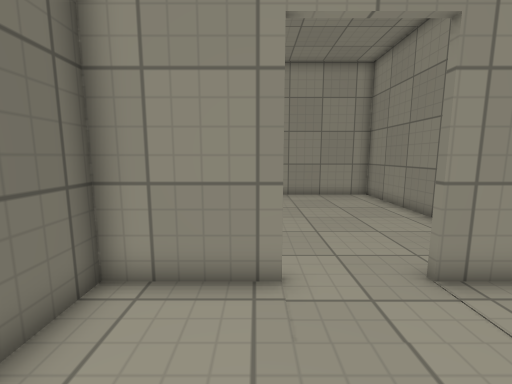
view 1 (above)

12 first-person views from a walk through a level from a Godot 3-D game. The camera is 1.2 m above the floor, tilts 8° down and sees 90° across. The floor is counted in squares, 0.5 m on a side. Each view is taken from the middle of a square. On the plan, view 1 faces up. The plan holds only what a view shows up to about 17 squares ahead; the rest is blank. The place goes on beyond the plan. Characters and animated objects are not drawn. Door leaves are left out where a doorway can be walked through. Surface patterns are stand-ins for the level's own textures.

view 2
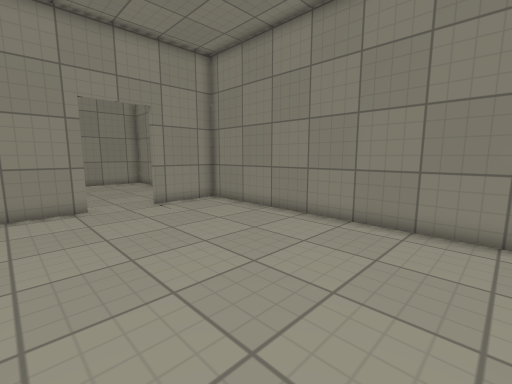

view 3
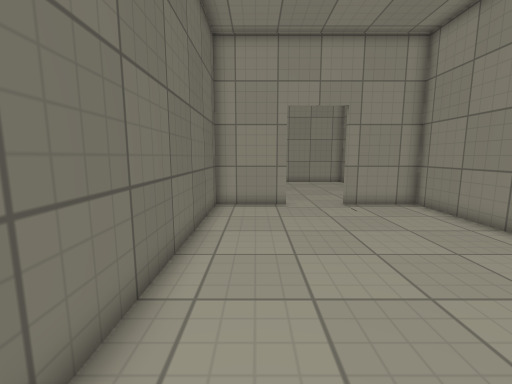

view 4
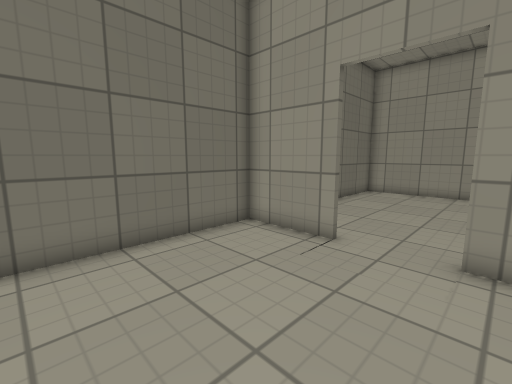

view 5
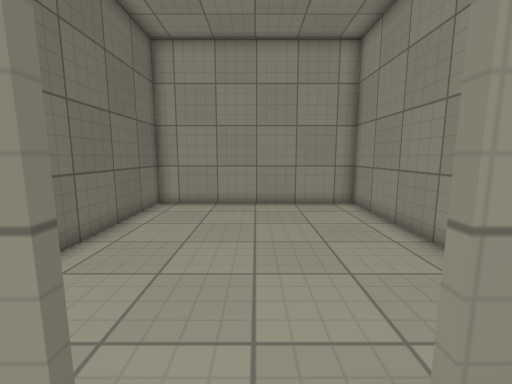

view 6
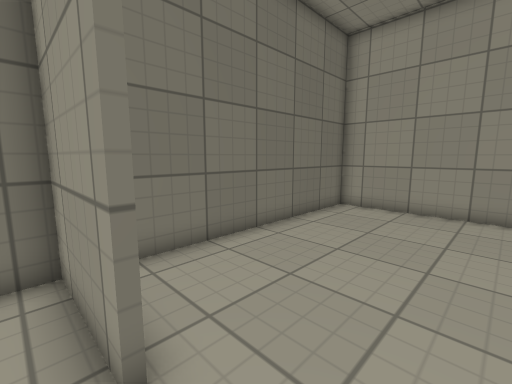

view 7
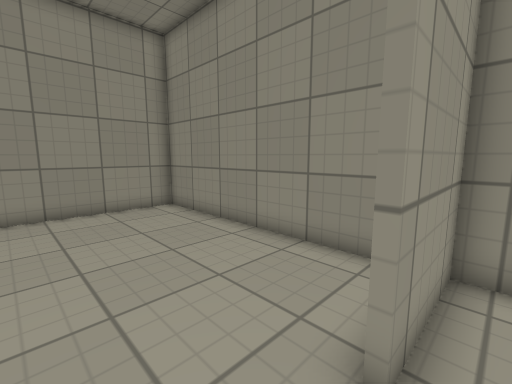

view 8
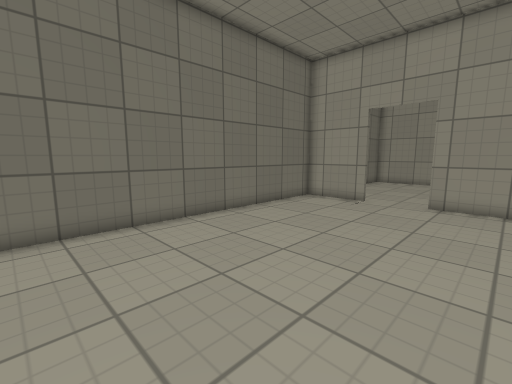

view 9
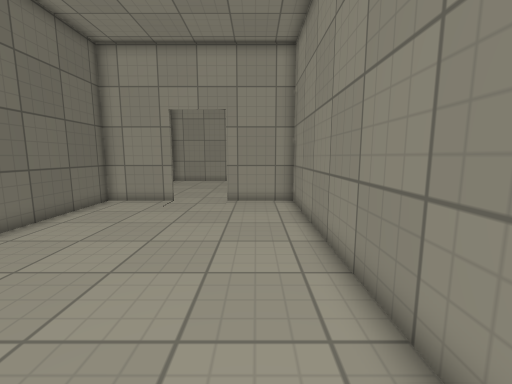

view 10
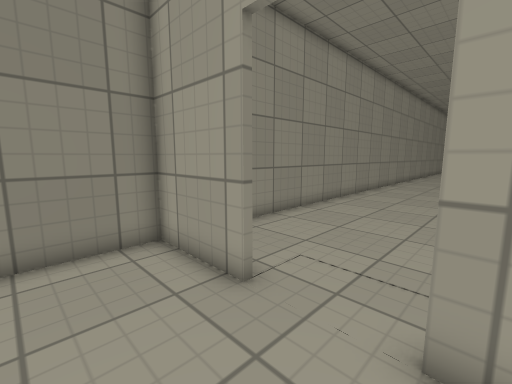

view 11
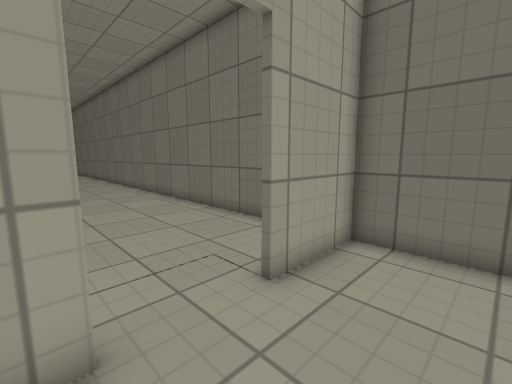

view 12
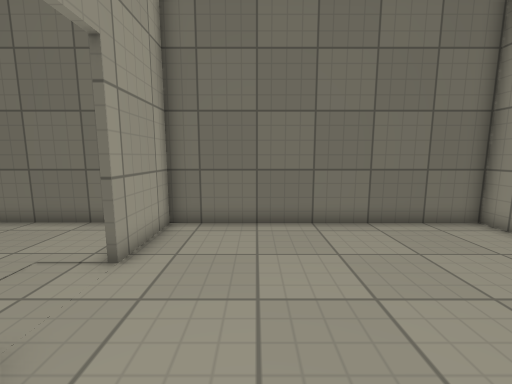

### Floor plan
Points are (right, up) in squares from view 1. A wall is a line through its corners. A room is listed if a view was taken in it or the views show most of it. See-through windows are left out.
Room 1 (views 1, 2, 3, 4, 5, 6, 7, 8, 9)
walls: (0.6, 4.7) (-3, 4.7); (-3, 5.1) (-3, -9.4); (7, -9.5) (7, 4.7) (3.4, 4.7)
ways out: opening at (2, 5) to room 2
Room 2 (views 10, 11, 12)
walls: (3.4, 4.9) (7, 4.9) (7, 16.1) (-3, 16.1) (-3, 5.1); (-3.1, 4.9) (0.5, 4.9)
ways out: opening at (2, 5) to room 1

Positions as (right, up) in squares from view 1, and headings:
1: (0, 0), facing up
2: (-2, -8), facing up-right
3: (-1, -8), facing up
4: (4, -2), facing up-left
5: (2, 3), facing up
6: (3, 4), facing up-left
7: (1, 4), facing up-right
8: (6, -9), facing up-left
9: (5, -9), facing up
10: (0, 8), facing down-right
11: (4, 8), facing down-left
12: (6, 8), facing left
